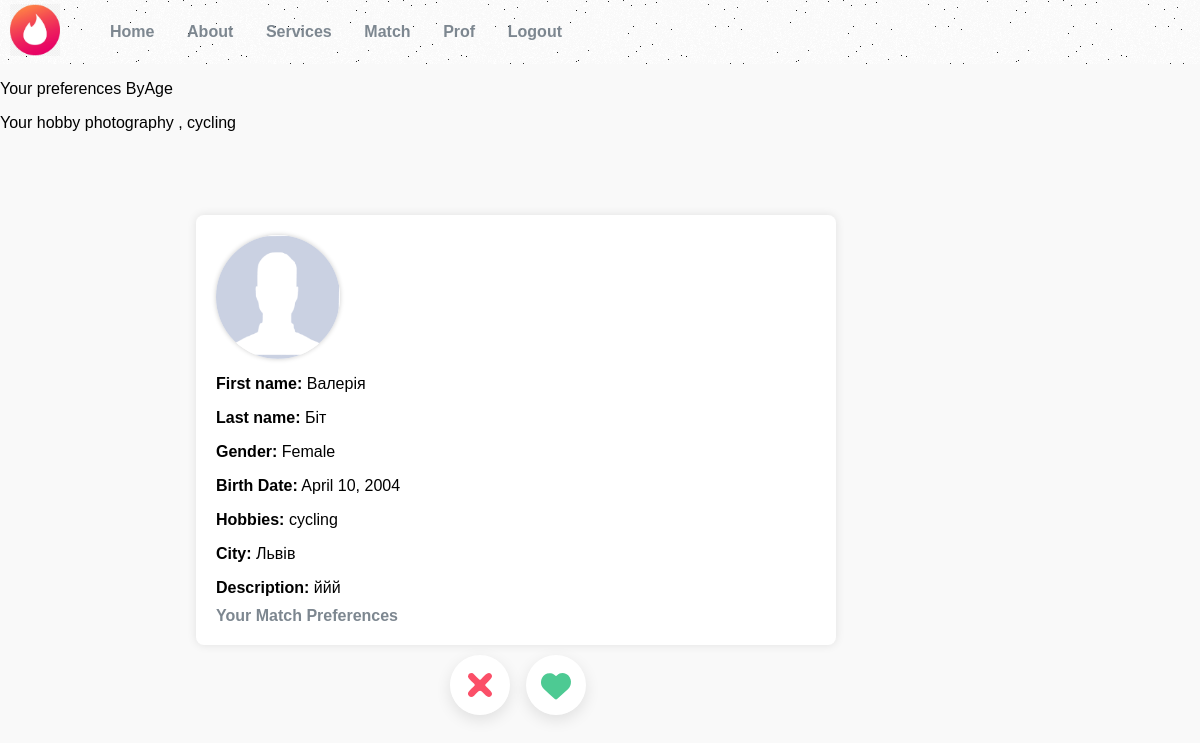
The page /card/ (signed in) on the database its author committed.
### users/models.py (models this page shows, shortened)
class User(AbstractUser):
    email = models.EmailField(unique=True)
    USERNAME_FIELD = 'email'
    REQUIRED_FIELDS = ['username']

class Profile(models.Model):
    user = models.OneToOneField(User, on_delete=models.CASCADE)
    first_name = models.CharField(max_length=100)
    last_name = models.CharField(max_length=100)
    status = models.CharField(max_length=100, choices=STATUS_CHOICES, default='regular')
    gender = models.CharField(max_length=10, choices=GENDER_CHOICES)
    match_gender = models.CharField(max_length=10, choices=GENDER_MATCH_CHOICES)
    hobby = models.ManyToManyField(Hobby)
    photo = models.ImageField(upload_to='profile_pics/', blank=True, null=True)
    city = models.CharField(max_length=100, blank=True)
    date_of_birth = models.DateField(blank=True, null=True)
    description = models.TextField(blank=True)
    preferences = models.CharField(max_length=100, choices=YOUR_CHOICES, default='byGender')
    verified = models.BooleanField(default=False)

class Hobby(models.Model):
    name = models.CharField(max_length=100, choices=HOBBY_CHOICES)

### users/views/match_views.py (the view)
# urls.py: path('card/', match_views.view_that_shows_card, name='card'),
def view_that_shows_card(request):
    user = request.user
    user_profile = user.profile
    preferences = user_profile.preferences
    if preferences.lower() == "bygender":
        matched_profiles = match_algorithm_byGender(user)
    elif preferences.lower() == "byage":
        desired_age = request.POST.get('minAge')
        if desired_age is None:
            desired_age = 20
        try:
            matched_profiles = match_algorithm_ByAge(user, int(desired_age))
        except ValueError:
            return JsonResponse({'error': "Invalid desired age format"})
    elif preferences.lower() == "byhobby":
        matched_profiles = match_algorithm_byHobby(user)
    else:
        return redirect('match_settings')
    random_profile = random.choice(matched_profiles) if matched_profiles else None
    if random_profile:
        return render(request, 'card.html', {'profile': random_profile})
    else:
        return render(request, 'error.html', {'error_message': 'No matched profiles found.'})

### users/templates/card.html (shortened to what this page needs)
<!DOCTYPE html>
<html lang="en">
<head>
    {% load static %}
    <link rel="stylesheet" type="text/css" href="{% static 'css/card.css' %}">
    <link rel="stylesheet" type="text/css" href="{% static 'css/footer.css' %}">
</head>
    {% include 'layout.html' %}
<body>
    <div>
        <p>Your preferences {{user.profile.preferences}}</p>
        <p>Your hobby  {% for hobby in user.profile.hobby.all %}
            {{ hobby.name }}
            {% if not forloop.last %}, {% endif %}
        {% endfor %}
        </p>
    </div>
    <div class="profile-container">
        {% if profile.photo %}
        <img src="{{ profile.photo.url }}" alt="Profile Photo" class="profile-photo">
        {% else %}
        <img src="{% static 'src/no_photo.png' %}" alt="Profile Photo" class="profile-photo">
        {% endif %}
        <p><strong>First name:</strong> {{ profile.first_name }}</p>
        <p><strong>Last name:</strong> {{ profile.last_name }}</p>
        <p><strong>Gender:</strong> {{ profile.gender }}</p>
        <p><strong>Birth Date:</strong> {{ profile.date_of_birth }}</p>
        <p><strong>Hobbies:</strong>
            {% for hobby in profile.hobby.all %}
                {{ hobby.name }}
            {% endfor %}
        </p>
        <p><strong>City:</strong> {{ profile.city }}</p>
        <p><strong>Description:</strong> {{ profile.description }}</p>
        <div>
            <a href="{% url 'match_settings' %}" class="link">Your Match Preferences</a>
        </div>
    </div>
    <div class="icons">
    </div>
</body>
</html>

### users/static/css/card.css (style rules this page uses)
body, h2, p { font-family: Arial, sans-serif; }
body { background-color: #f9f9f9; padding: 20px; }
.profile-container { max-width: 600px; margin: 83px 0px 7px 196px; background-color: #fff; padding: 20px; border-radius: 8px; box-shadow: 0 0 10px rgba(0, 0, 0, 0.1); }
.profile-container p { margin-bottom: 10px; }
.profile-photo { width: 124px; height: 124px; border-radius: 50%; display: block; box-shadow: 0 0 5px rgba(0, 0, 0, 0.2); margin-bottom: 10px; }
.icons { margin: 450px; display: flex; margin-top: 10px; user-select: none; z-index: 1; }
.icons > svg { width: 10vh; height: 10vh; max-width: 60px; max-height: 60px; border-radius: 50%; box-shadow: 0 5px 15px rgba(0, 0, 0, 0.1); cursor: pointer; }
.icons > svg:nth-child(1) { fill: #fb4f68; margin-right: 2vh; }
.icons > svg:nth-child(2) { fill: #4dca93; }

### users/static/css/layoutt.css (style rules this page uses)
body { font-family: Arial, sans-serif; margin: 0; padding: 0; }
.link { color: #7d8790; text-decoration: none; font-weight: bold; }

### rows shown on the page
User: profile.preferences "ByAge"
Hobby: name "photography"
Hobby: name "cycling"
Profile: first_name "Валерія", last_name "Біт", gender "Female", date_of_birth "April 10, 2004", city "Львів", description "ййй"
